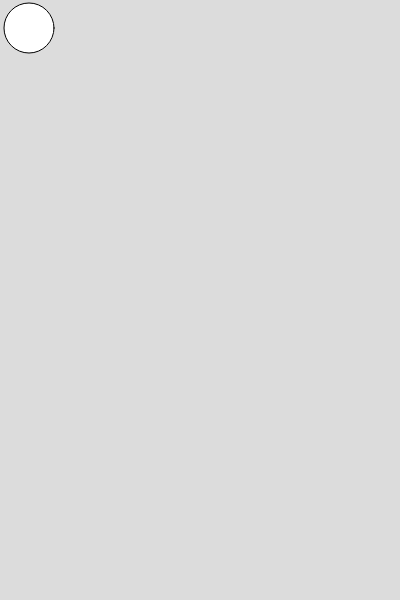
Frame 1 (no input)
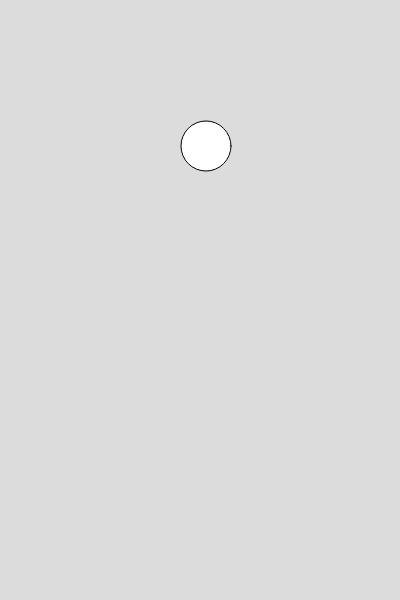
Frame 60 (no input)
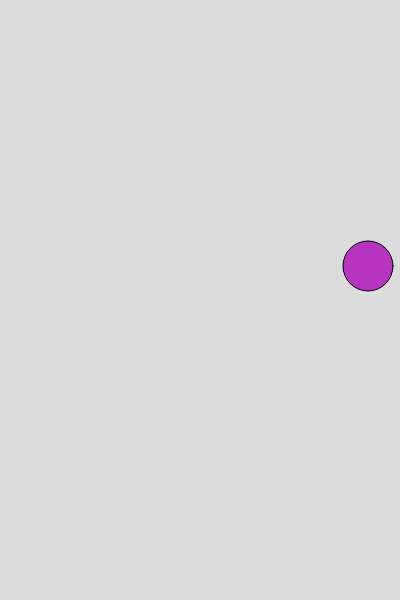
Frame 120 (the mouse pressed at the canvas centre since frame 60)

The p5.js sketch that drew these frames (run headless with seeded random() and noise() and a simulated clock; from frame 60 on, the mouse is pressed at the canvas centre):

// p5.js sketch
// ── sketch.js
function setup() {
  createCanvas(400, 600);
}

//following cancvas directions
let x = 26;
let y = 26;
let xspeed = 3;
let yspeed = 2;

function draw() {
  background(220);

   // check for collision with left and right edge
  if (x < 25 | x > 375){
      xspeed = xspeed * -1; // reverse the x direction
       fill(random(0,255),random(0,255),random(0,255),255);//changes color when hitting the sides
  }
  if (y < 25 | y > 575){
      yspeed = yspeed * -1; //reverse the y direction
      fill(random(0,255),random(0,255),random(0,255),255);//changes color when hitting up and down
  }

  x = x + xspeed; // iterate x

  y = y + yspeed; // iterate y

  // draw a circle
  circle(x, y, 50);
}
